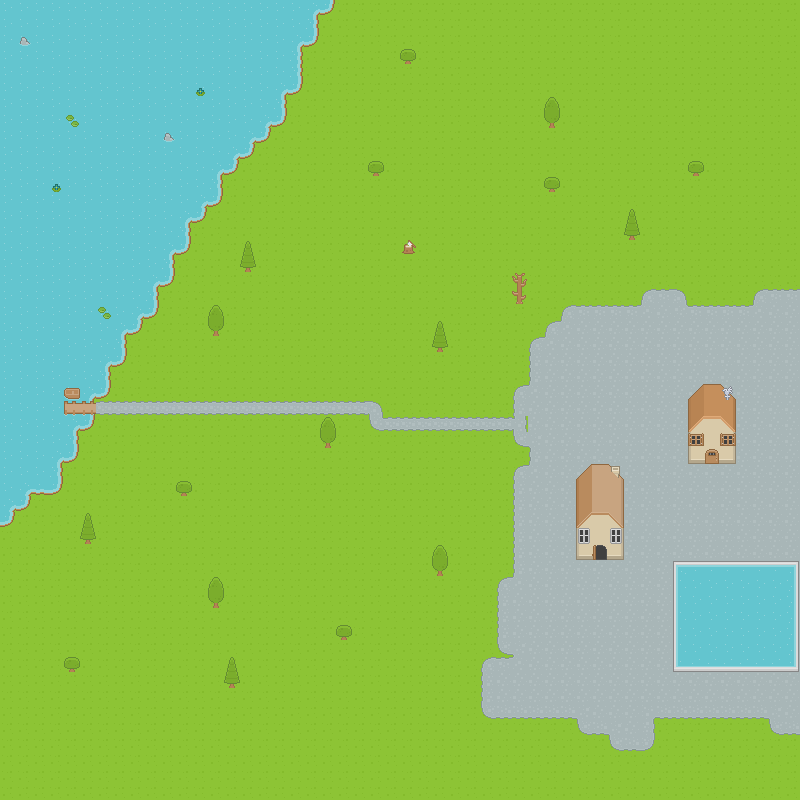

Rendered tile map (Tiled .tmx) drawn with the repository's tilesets; below, a short description and the map source with its tile grids summarised:
An orthogonal 50x50 tile map with 16x16 px tiles, 5 tile layers (Ground, Ground Overlay, Obstacles, Doors/Windows/Roofs, ...), 6 tilesets.

<map version="1.0" orientation="orthogonal" renderorder="right-down" width="50" height="50" tilewidth="16" tileheight="16" nextobjectid="1">
 <tileset firstgid="1" source="roguelikeChar_transparent.tsx" />
 <tileset firstgid="649" source="roguelikeDungeon_transparent.tsx" />
 <tileset firstgid="1171" source="roguelikeIndoor_transparent.tsx" />
 <tileset firstgid="1639" source="roguelikeSheet_transparent.tsx" />
 <tileset firstgid="3406" source="roguelikeDungeon_transparent.tsx" />
 <tileset firstgid="3928" source="roguelikeSheet_transparent.tsx" />
 <layer name="Ground" width="50" height="50">
  <data>[2500 cells, 2500 non-empty, 6 distinct tile ids]</data>
 </layer>
 <layer name="Ground Overlay" width="50" height="50">
  <data>[2500 cells, 517 non-empty, 19 distinct tile ids]</data>
 </layer>
 <layer name="Obstacles" width="50" height="50">
  <data>[2500 cells, 111 non-empty, 27 distinct tile ids]</data>
 </layer>
 <layer name="Doors/Windows/Roofs" width="50" height="50">
  <data>[2500 cells, 27 non-empty, 22 distinct tile ids]</data>
 </layer>
 <layer name="Roof Overlay" width="50" height="50">
  <data>[2500 cells, 2 non-empty, 2 distinct tile ids]</data>
 </layer>
</map>
